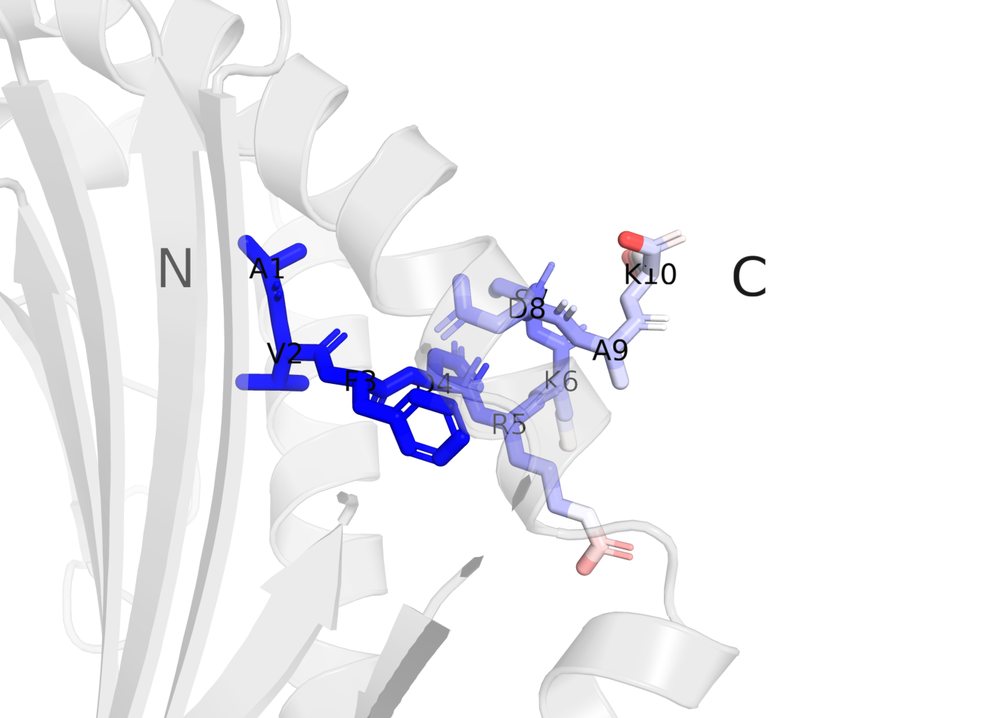
#> input picture paper/figures/_groove_conf_cognate.png, 983 x 718 px, shrunk from 1300 x 950 before the run, found by its file name
$ python plot_supp_groove_conf.py
#> lines starting #> are read from the running program, lines starting #| are printed output that depends on the picture; after the words box and inside, x2 and y2 are one past the last pixel; in counts of white or black regions, pixels touching at a corner belong together
### science/scripts/figstyle.py
"""Shared figure style for the paper. One source of truth for palette, type, and
output, so every panel is visually uniform.

Conventions enforced here (they answer the review requirements directly):
  * no figure titles: panels carry a bold "(a)" tag only, never a claim;
  * no result text baked into a figure: interpretation lives in the caption;
  * one Okabe-Ito colorblind-safe palette, assigned by role, never cycled;
  * vector output: every figure is written as PDF (for the manuscript) and PNG
    (for quick view), from the committed CSVs, no GPU.

Import and use:
    from figstyle import PALETTE, SURFACE, panel_label, save, apply
    apply()
    ...
    save(fig, "fig3_retrieval")
"""
from __future__ import annotations
from pathlib import Path

import matplotlib

matplotlib.use("Agg")
import matplotlib.pyplot as plt

ROOT = Path(__file__).resolve().parent.parent
DATA = ROOT / "paper/data"
FIGS = ROOT / "paper/figures"

# Okabe-Ito, validated CVD-safe (scripts checked with the dataviz palette checker).
PALETTE = {
    "blue": "#0072B2",     # TCR alpha / raw / primary series
    "green": "#009E73",    # TCR beta / peptide-identity / "yes" axis
    "orange": "#D55E00",   # de-leaked / cognate / held-out / "the finding"
    "amber": "#E69F00",    # MHC heavy chain
    "pink": "#CC79A7",     # beta-2 microglobulin
    "grey": "#9A9A9A",     # residual / control / sequence baseline
    "gridline": "#DDDDDD",
    "ink": "#333333",
    "mute": "#777777",
}
SURFACE = "#FCFCFB"

# Structure chain colors (match the PyMOL renders and the Fig 1 legend).
CHAIN = {"A": "#0072B2", "B": "#009E73", "C": "#E69F00", "D": "#CC79A7", "E": "#D55E00"}


def apply() -> None:
    """Global rcParams so type and lines are identical across figures."""
    plt.rcParams.update({
        "figure.facecolor": SURFACE,
        "axes.facecolor": SURFACE,
        "savefig.facecolor": SURFACE,
        "font.family": "DejaVu Sans",
        "font.size": 9.5,
        "axes.titlesize": 10.5,
        "axes.labelsize": 10,
        "xtick.labelsize": 9,
        "ytick.labelsize": 9,
        "legend.fontsize": 9,
        "axes.linewidth": 0.9,
        "axes.edgecolor": PALETTE["ink"],
        "xtick.color": PALETTE["ink"],
        "ytick.color": PALETTE["ink"],
        "axes.labelcolor": PALETTE["ink"],
        "text.color": PALETTE["ink"],
        "pdf.fonttype": 42,   # embed real TrueType glyphs, not Type-3 outlines
        "ps.fonttype": 42,
    })


def despine(ax) -> None:
    for s in ("top", "right"):
        ax.spines[s].set_visible(False)


# [4 lines left out: function panel_label, not called in this run]


def save(fig, stem: str) -> None:
    """Write both PDF (manuscript, vector) and PNG (quick view) into paper/figures."""
    FIGS.mkdir(parents=True, exist_ok=True)
    for ext, dpi in ((".pdf", None), (".png", 200)):
        fig.savefig(FIGS / f"{stem}{ext}", dpi=dpi, facecolor=SURFACE, bbox_inches="tight")
    print(f"wrote {FIGS / stem}.pdf + .png")

### scripts/plot_supp_groove_conf.py
"""Fig S2: per-residue confidence in the groove, cognate vs composition-scramble.

Composes the two PyMOL groove_conf renders (peptide sticks colored by per-residue
pLDDT, residues labelled) for one A*11:01 clonotype: its cognate peptide and a
composition-scramble of the same residues. A shared pLDDT colorbar keys both.
The point (caption): the same amino acids are placed with high confidence when
they are the true epitope and low confidence when shuffled.

Renders come from:
  micromamba run -n pymol python scripts/render_structure_pymol.py groove_conf <cif> <png>

Usage: python scripts/plot_supp_groove_conf.py
"""
from __future__ import annotations
import sys
from pathlib import Path

sys.path.insert(0, str(Path(__file__).resolve().parent))
import numpy as np
import matplotlib.pyplot as plt
from matplotlib.colors import LinearSegmentedColormap, Normalize
from matplotlib.cm import ScalarMappable
from figstyle import PALETTE, FIGS, apply, save

PLDDT_CMAP = LinearSegmentedColormap.from_list("plddt_rwb", ["#D7191C", "#FFFFFF", "#2C7BB6"])
PMIN, PMAX = 50, 95


def _crop(img, pad=6):
    rgb = img[..., :3]
    mask = (rgb < 0.97).any(-1)
    ys, xs = np.where(mask)
    return img[max(ys.min() - pad, 0):ys.max() + pad, max(xs.min() - pad, 0):xs.max() + pad]


def main():
    apply()
    cog = FIGS / "_groove_conf_cognate.png"
    scr = FIGS / "_groove_conf_scramble.png"
    if not (cog.exists() and scr.exists()):
        raise SystemExit("render the groove_conf PNGs first (see module docstring)")

    fig, (axa, axb) = plt.subplots(1, 2, figsize=(11, 4.6))
    for ax, path, lab in ((axa, cog, "a"), (axb, scr, "b")):
        ax.imshow(_crop(plt.imread(path)))
#> in _crop, `mask = (rgb < 0.97).any(-1)`:
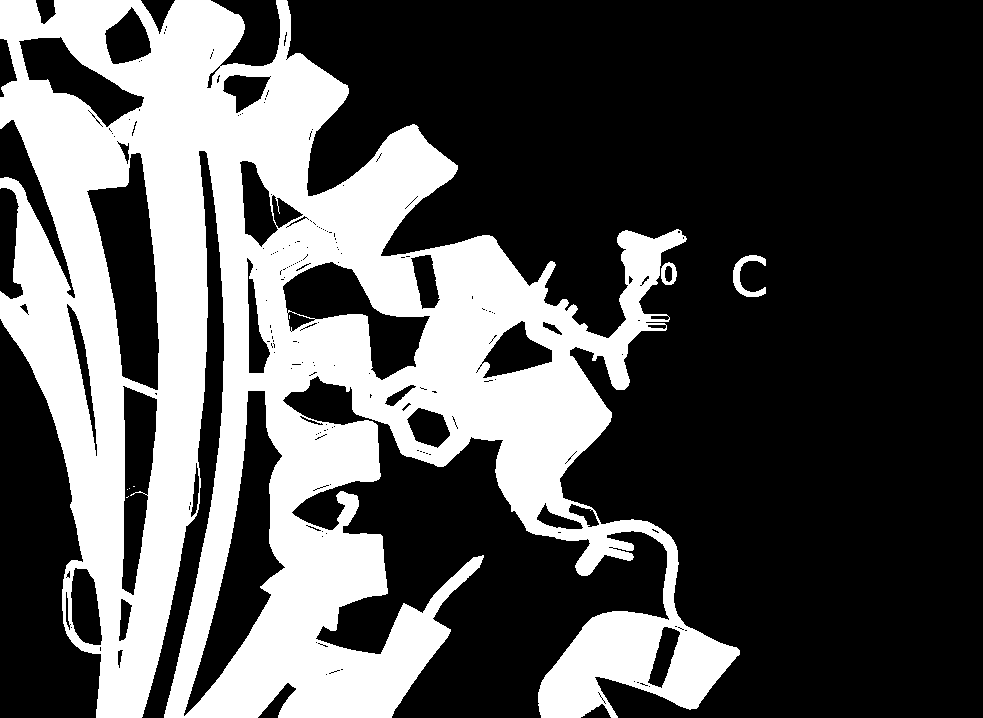
#> mask: shape (718, 983) bool; 33.4% white; 8 white regions (5 under 20 px), largest, box (x1, y1, x2, y2) and area: (0, 0, 740, 718) 234982, (733, 255, 766, 297) 517, (661, 262, 677, 285) 204
#> in _crop, `return img[max(ys.min() - pad, 0):ys.max() + pad, max(xs.min() - pad, ..`:
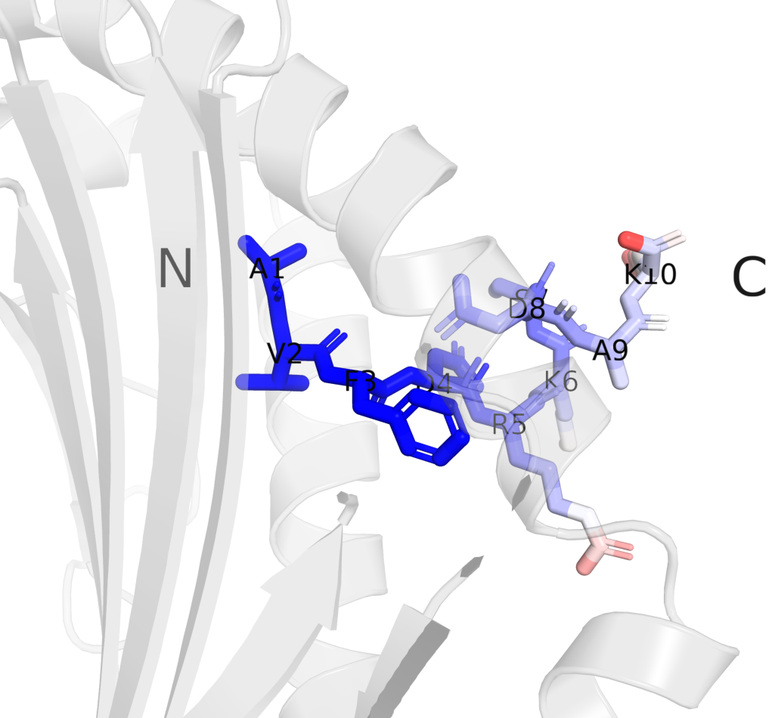
#> returned value: shape (718, 771, 4) float32; mean of channels 0, 1, 2, 3 0.924, 0.923, 0.946, 1; transparent parts drawn white
        ax.set_xticks([]); ax.set_yticks([])
        for s in ax.spines.values():
            s.set_visible(False)
        ax.text(0.0, 1.0, f"({lab})", transform=ax.transAxes, fontsize=13,
                fontweight="bold", va="top", ha="left", color=PALETTE["ink"])
#> pass 2 of the loop in main, `for ax, path, lab in ((axa, cog, "a"), (axb, scr, "b")):`:
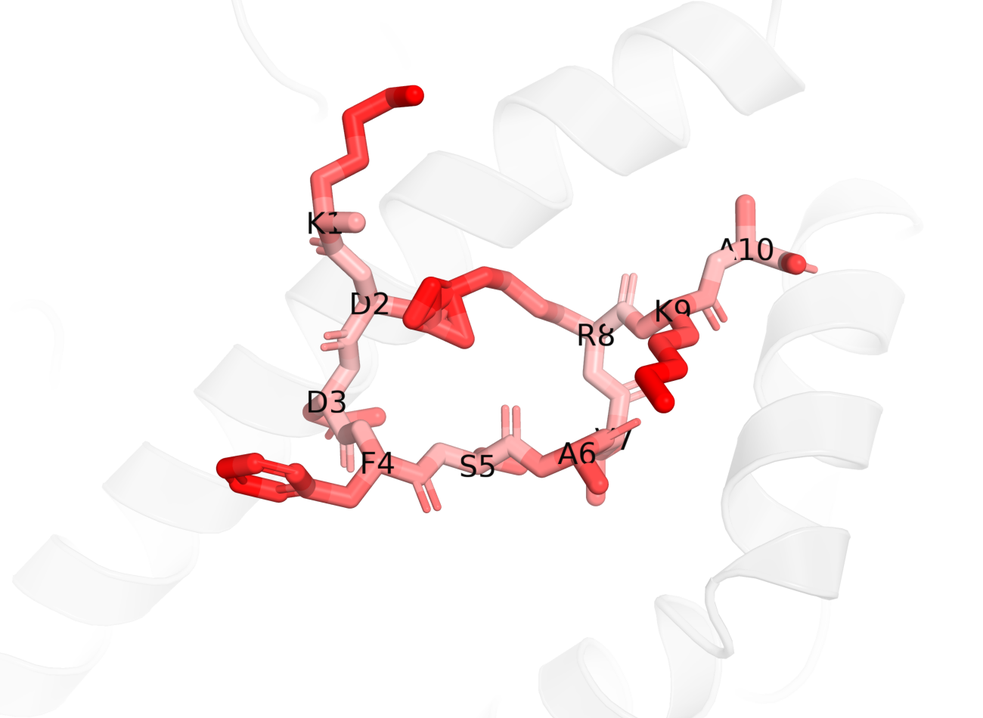
#> input picture paper/figures/_groove_conf_scramble.png, 983 x 718 px, shrunk from 1300 x 950 before the run, found by its file name
#> in _crop (call 2), `mask = (rgb < 0.97).any(-1)`:
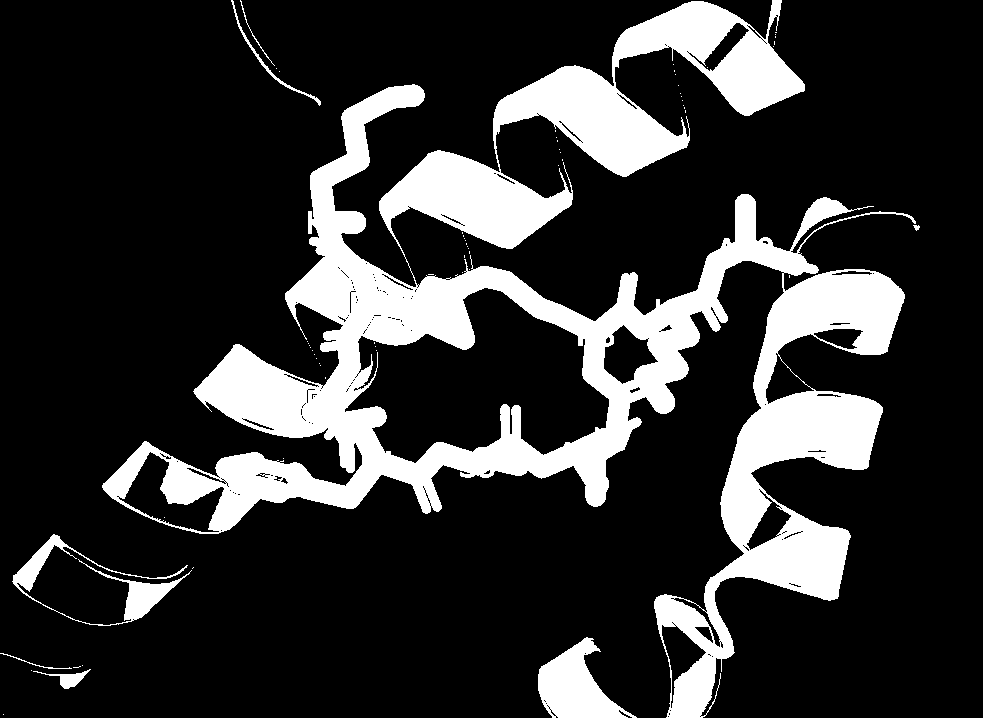
#> mask: shape (718, 983) bool; 19.4% white; 66 white regions (58 under 20 px), largest, box (x1, y1, x2, y2) and area: (102, 0, 916, 718) 129379, (538, 637, 637, 718) 4058, (12, 534, 192, 626) 2699
#> in _crop (call 2), `return img[max(ys.min() - pad, 0):ys.max() + pad, max(xs.min() - pad, ..`:
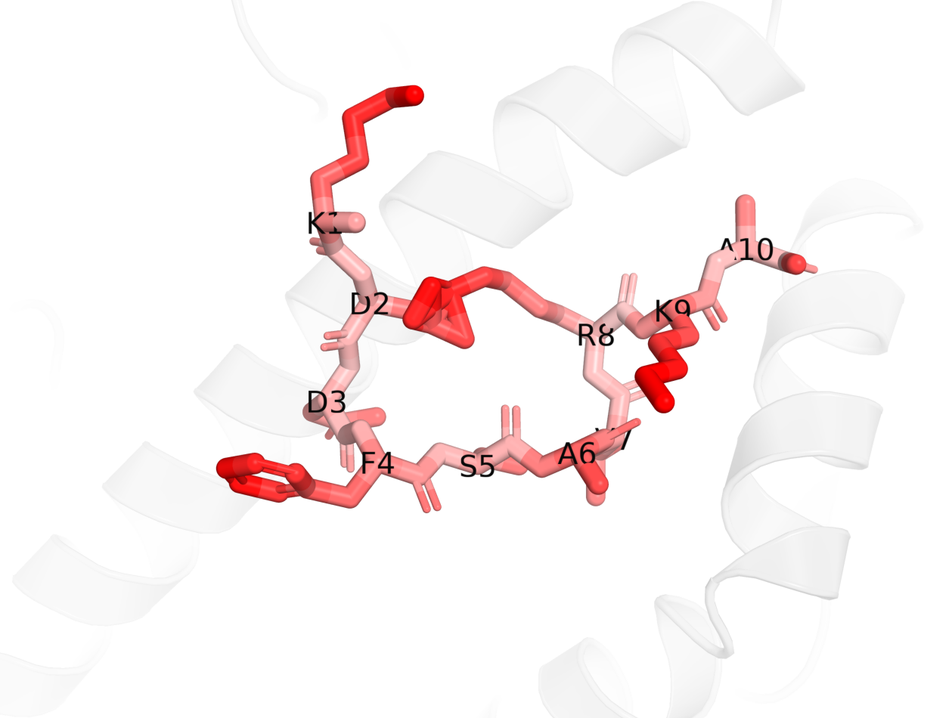
#> returned value: shape (718, 925, 4) float32; mean of channels 0, 1, 2, 3 0.981, 0.951, 0.951, 1; drawn as R, G, B

    sm = ScalarMappable(norm=Normalize(PMIN, PMAX), cmap=PLDDT_CMAP)
    cbar = fig.colorbar(sm, ax=(axa, axb), orientation="horizontal",
                        fraction=0.05, pad=0.06, aspect=40)
    cbar.set_label("per-residue pLDDT", fontsize=9)
    cbar.set_ticks([50, 60, 70, 80, 90])
    save(fig, "figS2_groove_confidence")
#> the loop in save, `for ext, dpi in ((".pdf", None), (".png", 200)):` made 2 passes
#> pass 1, in save, `fig.savefig(FIGS / f"{stem}{ext}", dpi=dpi, facecolor=SURFACE, bbox_in..`:
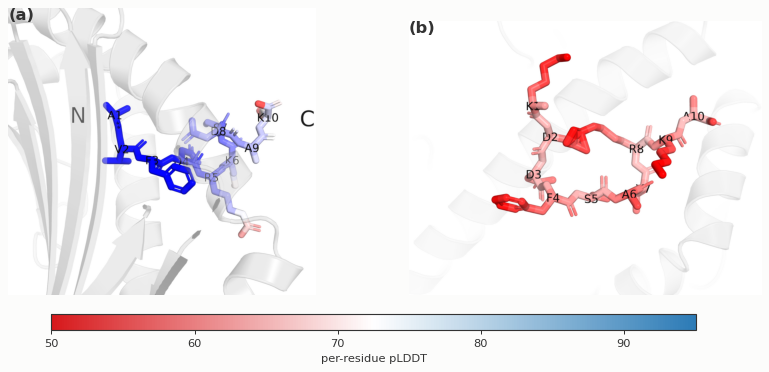
#> figure drawn by matplotlib, 3 panels


if __name__ == "__main__":
    main()
